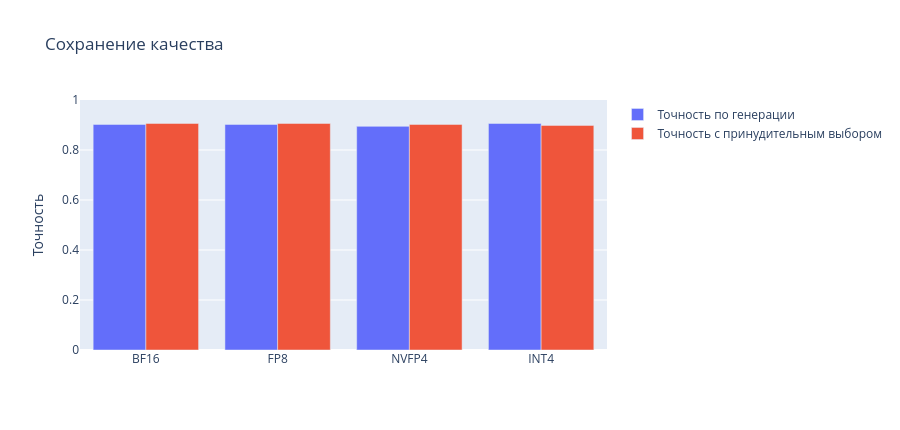

Notebook source saved alongside this figure:
### Markdown cell above
#### График качества

### Code cell
quality_fig = go.Figure()

quality_fig.add_trace(
    go.Bar(
        name="Точность по генерации",
        x=[
            result["variant"]
            for result in results
        ],
        y=[
            result["generation_accuracy"]
            for result in results
        ],
    )
)

quality_fig.add_trace(
    go.Bar(
        name="Точность с принудительным выбором",
        x=[
            result["variant"]
            for result in results
        ],
        y=[
            result["forced_choice_accuracy"]
            for result in results
        ],
    )
)

quality_fig.update_layout(
    title="Сохранение качества",
    barmode="group",
    yaxis_title="Точность",
    yaxis_range=[0, 1],
    height=430,
)

quality_fig.show()

### Figure 1 — Plotly figure (JSON) as saved in the notebook; plotly's stock layout.template omitted (floating-point values rounded to 4 significant figures)
{"data": [{"name": "Точность по генерации", "type": "bar", "x": ["BF16", "FP8", "NVFP4", "INT4"], "y": [0.9023, 0.9023, 0.8945, 0.9062]}, {"name": "Точность с принудительным выбором", "type": "bar", "x": ["BF16", "FP8", "NVFP4", "INT4"], "y": [0.9062, 0.9062, 0.9023, 0.8984]}], "layout": {"barmode": "group", "height": 430, "title": {"text": "Сохранение качества"}, "yaxis": {"range": [0, 1], "title": {"text": "Точность"}}}}
